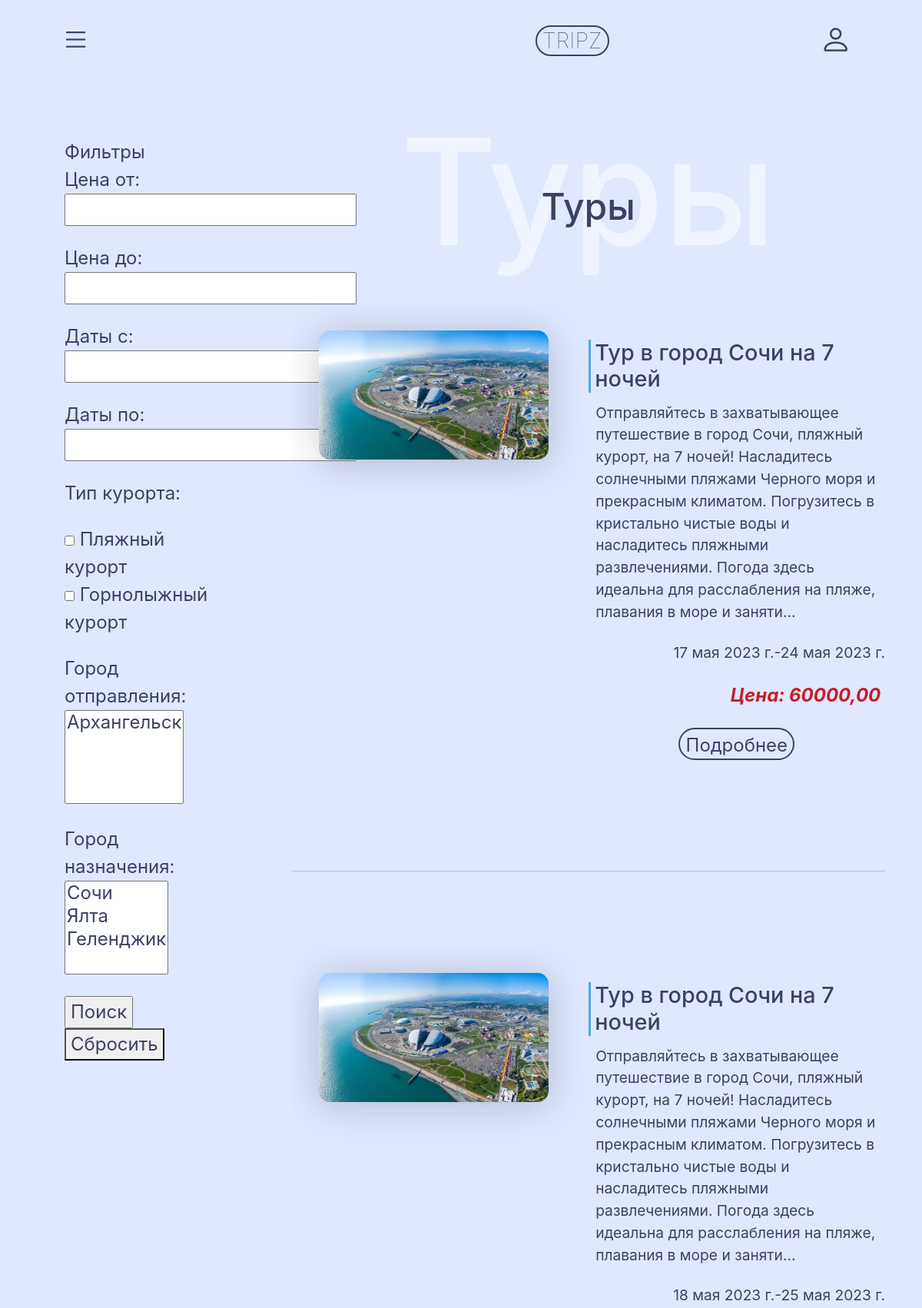
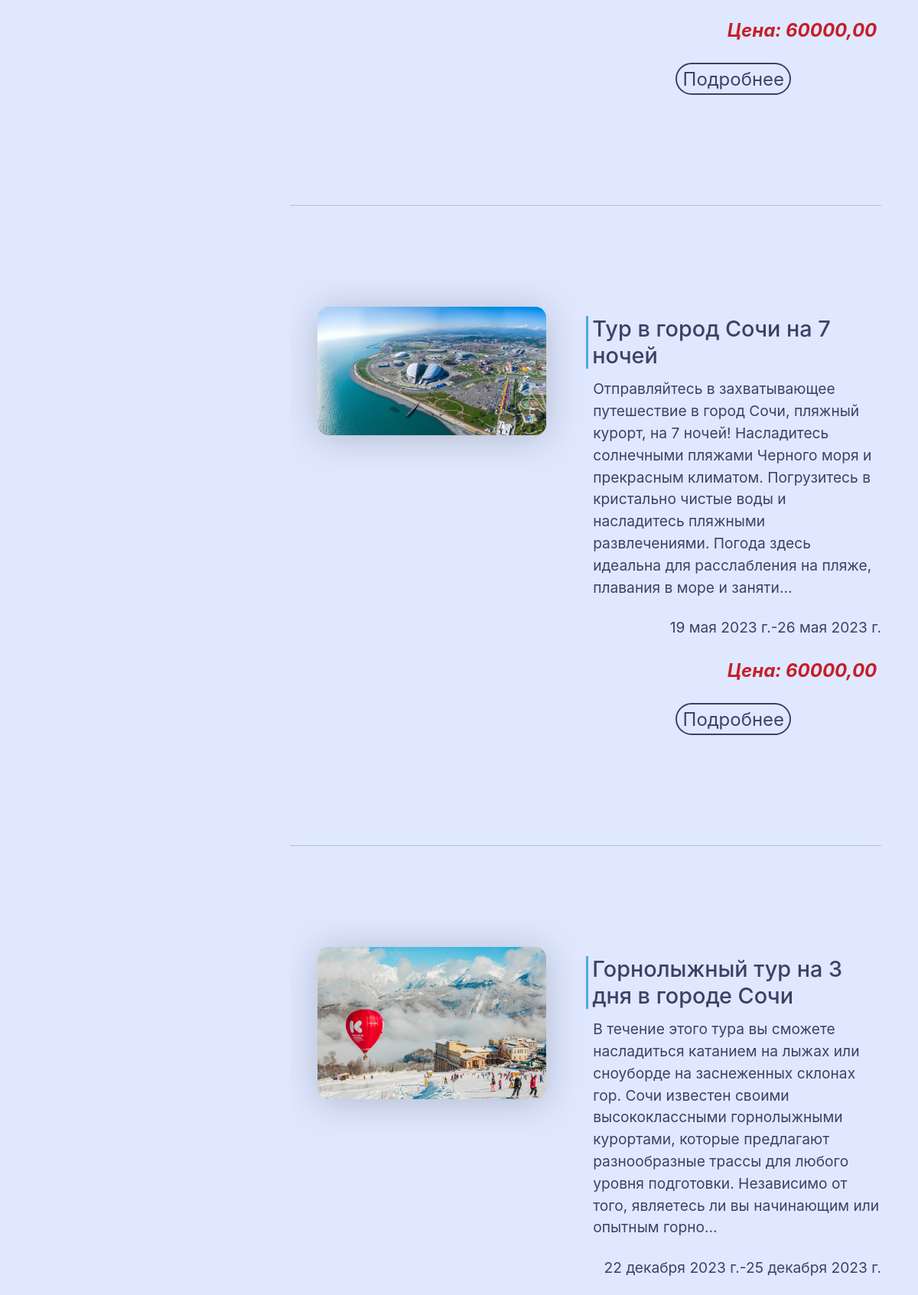
Page /tours (upper part) on the committed database (2 pictures, top to bottom).
### tours/models.py (models this page shows, shortened)
class Service(models.Model):
    tour = models.ForeignKey(Tour, blank=True, null=True, on_delete=models.PROTECT, verbose_name='Тур')
    additional_service = models.ForeignKey(AdditionalService, blank=True, null=True,
                                           on_delete=models.PROTECT, verbose_name='Дополнительная услуга')
    price = models.DecimalField(max_digits=10, decimal_places=2, verbose_name='Цена')
    start_date = models.DateField(blank=True, null=True, verbose_name='Дата начала(для туров)')
    end_date = models.DateField(blank=True, null=True, verbose_name='Дата окончания(для туров)')
    class Meta:
        verbose_name = 'Услуга'
        verbose_name_plural = 'Услуги'

class Tour(models.Model):
    title = models.CharField(max_length=120, verbose_name='Наименование')
    description = models.TextField(null=True, blank=True, verbose_name='Описание')
    departure_city = models.ForeignKey(City, on_delete=models.PROTECT, verbose_name='Город отправления')
    insurance = models.ForeignKey(Insurance, on_delete=models.PROTECT, verbose_name='Страховка')
    type_of_resort = models.ForeignKey(TypeOfResort, on_delete=models.PROTECT, verbose_name='Тип курорта')
    living_conditions = models.ForeignKey(LivingConditions, on_delete=models.PROTECT, verbose_name='Условия проживания')
    image = models.ImageField(upload_to='tours/', null=True,
                                blank=True, verbose_name='Обложка')
    class Meta:
        verbose_name = 'Тур'
        verbose_name_plural = 'Туры'

### pages/views.py (the view)
# urls.py: path('tours', views.tours_view, name='tours'),
def tours_view(request):
    tours = Service.objects.filter(tour__isnull=False)
    form = FilterForTours(request.GET)
    if form.is_valid():
        if form.cleaned_data["min_price"]:
            min_price = Decimal(form.cleaned_data["min_price"])
            tours = tours.filter(price__gte=min_price)
        if form.cleaned_data["max_price"]:
            max_price = Decimal(form.cleaned_data["max_price"])
            tours = tours.filter(price__lte=max_price)
        if form.cleaned_data["min_date"]:
            min_date = form.cleaned_data["min_date"]
            tours = tours.filter(start_date__gte=min_date)
        if form.cleaned_data["max_date"]:
            max_date = form.cleaned_data["max_date"]
            tours = tours.filter(end_date__lte=max_date)
        if 'reset' in request.GET:
            return redirect('tours_view')
    context = {
        'tours': tours,
        'form': form,
    }
    return render(request, "tours.html", context)

### pages/templates/tours.html (shortened to what this page needs)
{% extends 'base.html' %}
{% block content %}
    <div class="header">
        <div class="nav-custom">{% include 'navbar.html' %}</div>
    </div>
    <div class="main-content block">
        <div class="block-prev">
            Фильтры
            <form action="" method="get" class="some-smaller">
                <div style="font-size: smaller">{{ form.as_p }}</div>
                <input type="submit" value="Поиск">
                <button type="reset" onclick="location.href='{% url 'tours' %}'">Сбросить</button>
            </form>
        </div>
        <div class="news-div block-next">
            <div class="main-text-container">
                <h1 class="main-text-bg">Туры</h1>
                <h3 class="main-text-fr">Туры</h3>
            </div>
            {% for tour in tours %}
                <div class="block">
                    <div class="img-in-block-container">
                        <img src="{{ tour.tour.image.url }}" class="img-in-block">
                    </div>
                    <div class="text-in-block">
                        <h6>
                            {{ tour.tour.title }}
                        </h6>
                        <p>{{ tour.tour.description|truncatechars_html:300|linebreaksbr }}</p>
                        <p style="text-align: right">{{ tour.start_date }}-{{ tour.end_date }}</p>
                        <p style="text-align: right; padding-right: 0.3em"><i style="color: #c61e29; font-weight: bolder">Цена: {{ tour.price }}</i></p>
                        <p style="text-align: right">
                            <div class="button-block">
                                <div class="custom-button"><a href="tour/{{ tour.id }}">Подробнее</a></div>
                            </div>
                        </p>
                    </div>
                </div>
                <hr>
            {% endfor %}
        </div>
    </div>
{% endblock %}

### pages/templates/tours.html (style rules this page uses)
.some-smaller { font-size: 18px; font: inherit; }
.nav-custom { z-index: 10000; position: fixed; top: 0px; width: 100%; background: none; padding: 0em 2em; }
.main-content { width: 100%; padding: 2em; margin-bottom: 2em; }
.main-text-container { position: relative; height: auto; margin-top: 4em; }
.main-text-bg { position: absolute; z-index: 1; font-size: 8em; color: rgba(255, 255, 255, 0.5); text-align: center; width: 100%; top: -0.55em; }
.main-text-fr { position: relative; font-size: 2em; z-index: 2; text-align: center; }
.block { margin-top: 4em; overflow: hidden; }
.img-in-block-container { float: left; width: 50%; padding: 1.5em 1.5em 1.8em; }
.block-prev { float: left; width: 25%; padding: 1.5em 1.5em 1.8em; display: inline-block; }
.block-next { overflow: hidden; margin-left: 30%; }
.img-in-block { max-width: 95%; border-radius: 0.6em; filter: drop-shadow(0em 0.2em 1em rgba(0, 0, 0, 0.2)); height: auto; }
.text-in-block { margin-top: 2em; overflow: hidden; margin-left: 50%; }
.text-in-block h6 { position: relative; font-size: 1.2em; border-left-style: solid; border-left-color: #4AABE1; padding-left: 0.2em; }
.text-in-block p { position: relative; padding-left: 0.5em; font-size: 0.8em; }
.header { width: 100%; }
.button-block { width: 100%; padding-bottom: 4em; }
.custom-button { border-style: solid; border-radius: 1000px; border-width: 0.09em; padding: 0.3rem 0.3rem; line-height: 0.9rem; font-size: 1.2em; font-weight: 100; text-decoration: none; color: inherit; width: max-content; margin: auto; }
.custom-button a { color: inherit; text-decoration: none; }

### pages/templates/base.html (style rules this page uses)
* { font-family: 'Inter', sans-serif; font-weight: normal; font-size: 24px; color: #3C4166; }

### rows in the picture
Service: tour.image (picture), tour "Тур в город Сочи на 7 ночей", tour.description "Отправляйтесь в захватывающее путешествие в город Сочи, пляжный курорт, на 7 ночей! Насладитесь солнечными пляжами Черного моря и прекрасным климатом. Погрузитесь в кристально чистые воды и насладитесь пляжными развлечениями. Погода здесь идеальна для расслабления на пляже, плавания в море и заняти…", start_date "17 мая 2023 г.", end_date "24 мая 2023 г.", price "60000,00"
Service: tour.image (picture), tour "Тур в город Сочи на 7 ночей", tour.description "Отправляйтесь в захватывающее путешествие в город Сочи, пляжный курорт, на 7 ночей! Насладитесь солнечными пляжами Черного моря и прекрасным климатом. Погрузитесь в кристально чистые воды и насладитесь пляжными развлечениями. Погода здесь идеальна для расслабления на пляже, плавания в море и заняти…", start_date "18 мая 2023 г.", end_date "25 мая 2023 г.", price "60000,00"
Service: tour.image (picture), tour "Тур в город Сочи на 7 ночей", tour.description "Отправляйтесь в захватывающее путешествие в город Сочи, пляжный курорт, на 7 ночей! Насладитесь солнечными пляжами Черного моря и прекрасным климатом. Погрузитесь в кристально чистые воды и насладитесь пляжными развлечениями. Погода здесь идеальна для расслабления на пляже, плавания в море и заняти…", start_date "19 мая 2023 г.", end_date "26 мая 2023 г.", price "60000,00"
Service: tour.image (picture), tour "Горнолыжный тур на 3 дня в городе Сочи", tour.description "В течение этого тура вы сможете насладиться катанием на лыжах или сноуборде на заснеженных склонах гор. Сочи известен своими высококлассными горнолыжными курортами, которые предлагают разнообразные трассы для любого уровня подготовки. Независимо от того, являетесь ли вы начинающим или опытным горно…", start_date "22 декабря 2023 г.", end_date "25 декабря 2023 г."
